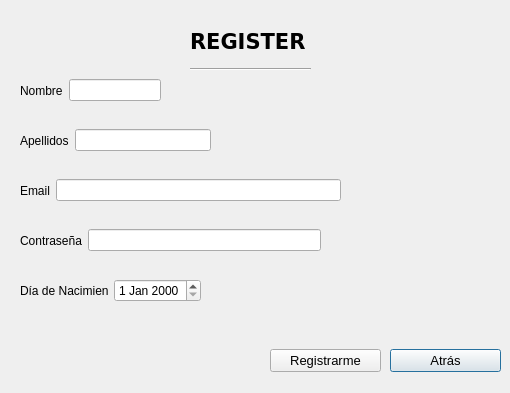
<?xml version="1.0" encoding="UTF-8"?>
<ui version="4.0">
 <class>Dialog</class>
 <widget class="QDialog" name="Dialog">
  <property name="geometry">
   <rect>
    <x>0</x>
    <y>0</y>
    <width>510</width>
    <height>393</height>
   </rect>
  </property>
  <property name="windowTitle">
   <string>Dialog</string>
  </property>
  <widget class="QWidget" name="verticalLayoutWidget">
   <property name="geometry">
    <rect>
     <x>190</x>
     <y>20</y>
     <width>121</width>
     <height>51</height>
    </rect>
   </property>
   <layout class="QVBoxLayout" name="verticalLayout">
    <item>
     <widget class="QLabel" name="label">
      <property name="font">
       <font>
        <family>Verdana</family>
        <pointsize>16</pointsize>
        <weight>75</weight>
        <bold>true</bold>
       </font>
      </property>
      <property name="text">
       <string>REGISTER</string>
      </property>
     </widget>
    </item>
    <item>
     <layout class="QVBoxLayout" name="verticalLayout_4">
      <item>
       <widget class="Line" name="line_3">
        <property name="orientation">
         <enum>Qt::Horizontal</enum>
        </property>
       </widget>
      </item>
     </layout>
    </item>
   </layout>
  </widget>
  <widget class="QWidget" name="horizontalLayoutWidget">
   <property name="geometry">
    <rect>
     <x>20</x>
     <y>70</y>
     <width>141</width>
     <height>41</height>
    </rect>
   </property>
   <layout class="QHBoxLayout" name="horizontalLayout">
    <item>
     <widget class="QLabel" name="label_2">
      <property name="text">
       <string>Nombre</string>
      </property>
     </widget>
    </item>
    <item>
     <widget class="QLineEdit" name="lineEdit">
      <property name="text">
       <string/>
      </property>
     </widget>
    </item>
   </layout>
  </widget>
  <widget class="QWidget" name="horizontalLayoutWidget_2">
   <property name="geometry">
    <rect>
     <x>20</x>
     <y>120</y>
     <width>191</width>
     <height>41</height>
    </rect>
   </property>
   <layout class="QHBoxLayout" name="horizontalLayout_2">
    <item>
     <widget class="QLabel" name="label_3">
      <property name="text">
       <string>Apellidos</string>
      </property>
     </widget>
    </item>
    <item>
     <widget class="QLineEdit" name="lineEdit_2">
      <property name="text">
       <string/>
      </property>
     </widget>
    </item>
   </layout>
  </widget>
  <widget class="QWidget" name="horizontalLayoutWidget_3">
   <property name="geometry">
    <rect>
     <x>20</x>
     <y>170</y>
     <width>321</width>
     <height>41</height>
    </rect>
   </property>
   <layout class="QHBoxLayout" name="horizontalLayout_3">
    <item>
     <widget class="QLabel" name="label_4">
      <property name="text">
       <string>Email</string>
      </property>
     </widget>
    </item>
    <item>
     <widget class="QLineEdit" name="lineEdit_3">
      <property name="text">
       <string/>
      </property>
     </widget>
    </item>
   </layout>
  </widget>
  <widget class="QWidget" name="horizontalLayoutWidget_4">
   <property name="geometry">
    <rect>
     <x>20</x>
     <y>220</y>
     <width>301</width>
     <height>41</height>
    </rect>
   </property>
   <layout class="QHBoxLayout" name="horizontalLayout_4">
    <item>
     <widget class="QLabel" name="label_5">
      <property name="text">
       <string>Contraseña</string>
      </property>
     </widget>
    </item>
    <item>
     <widget class="QLineEdit" name="lineEdit_4">
      <property name="text">
       <string/>
      </property>
     </widget>
    </item>
   </layout>
  </widget>
  <widget class="QWidget" name="horizontalLayoutWidget_5">
   <property name="geometry">
    <rect>
     <x>20</x>
     <y>270</y>
     <width>181</width>
     <height>41</height>
    </rect>
   </property>
   <layout class="QHBoxLayout" name="horizontalLayout_5">
    <item>
     <widget class="QLabel" name="label_6">
      <property name="text">
       <string>Día de Nacimiento</string>
      </property>
     </widget>
    </item>
    <item>
     <widget class="QDateEdit" name="dateEdit"/>
    </item>
   </layout>
  </widget>
  <widget class="QWidget" name="horizontalLayoutWidget_6">
   <property name="geometry">
    <rect>
     <x>390</x>
     <y>330</y>
     <width>111</width>
     <height>61</height>
    </rect>
   </property>
   <layout class="QHBoxLayout" name="horizontalLayout_6">
    <item>
     <widget class="QPushButton" name="pushButton_3">
      <property name="font">
       <font>
        <pointsize>10</pointsize>
       </font>
      </property>
      <property name="text">
       <string>Atrás</string>
      </property>
     </widget>
    </item>
   </layout>
  </widget>
  <widget class="QWidget" name="horizontalLayoutWidget_7">
   <property name="geometry">
    <rect>
     <x>270</x>
     <y>330</y>
     <width>111</width>
     <height>61</height>
    </rect>
   </property>
   <layout class="QHBoxLayout" name="horizontalLayout_7">
    <item>
     <widget class="QPushButton" name="pushButton_4">
      <property name="font">
       <font>
        <pointsize>10</pointsize>
       </font>
      </property>
      <property name="text">
       <string>Registrarme</string>
      </property>
     </widget>
    </item>
   </layout>
  </widget>
 </widget>
 <resources/>
 <connections/>
</ui>
